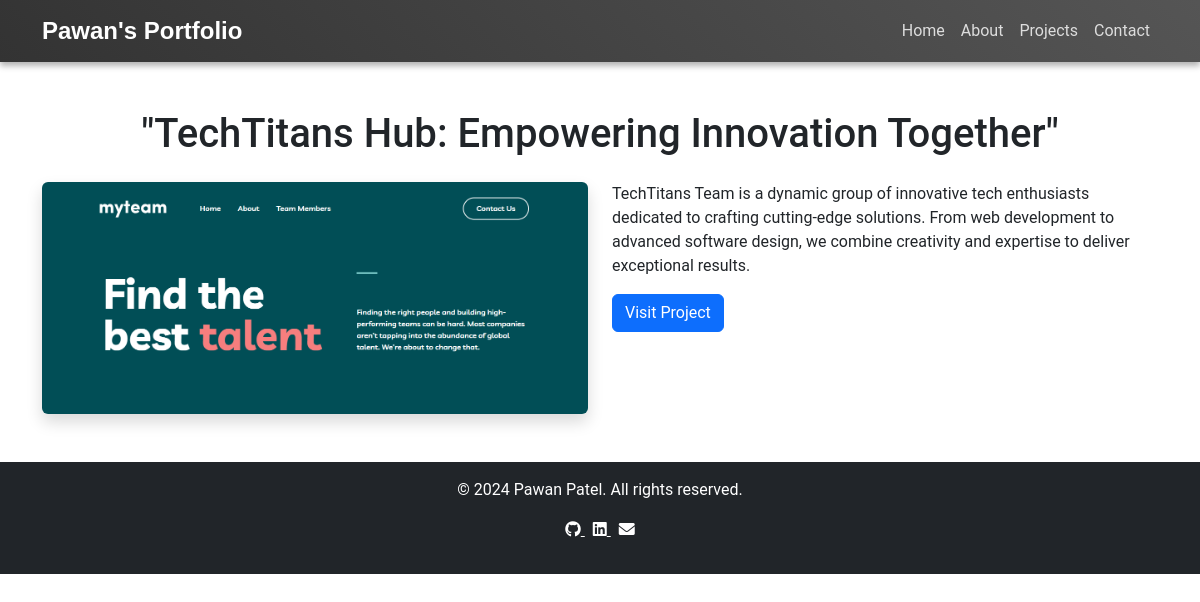
The page /project_details.php?id=6 on the database its author committed.
### tables this page shows
CREATE TABLE `projects` (
  `id` int(11) NOT NULL,
  `title` varchar(100) DEFAULT NULL,
  `description` text DEFAULT NULL,
  `image` varchar(255) DEFAULT NULL,
  `link` varchar(255) DEFAULT NULL
);

### project_details.php (the view)
<?php
include 'includes/header.php';
include 'db_config.php';
if (isset($_GET['id'])) {
    $project_id = $_GET['id'];
    $sql = "SELECT * FROM projects WHERE id = ?";
    $stmt = $conn->prepare($sql);
    $stmt->bind_param("i", $project_id);
    $stmt->execute();
    $result = $stmt->get_result();
    $project = $result->fetch_assoc();
    if ($project) {
        echo "
        <div class='project-details-section py-5'>
            <div class='container'>
                <h1 class='text-center'>{$project['title']}</h1>
                <div class='row mt-4'>
                    <div class='col-md-6'>
                        <img src='assets/images/{$project['image']}' alt='{$project['title']}' class='img-fluid rounded shadow'>
                    </div>
                    <div class='col-md-6'>
                        <p>{$project['description']}</p>
                        <a href='{$project['link']}' class='btn btn-primary' target='_blank'>Visit Project</a>
                    </div>
                </div>
            </div>
        </div>";
    } else {
        echo "<p class='text-center'>Project not found.</p>";
    }
} else {
    echo "<p class='text-center'>Invalid project ID.</p>";
}
include 'includes/footer.php';
?>

### assets/css/styles.css (style rules this page uses)
body { font-family: 'Roboto', sans-serif; margin: 0; padding: 0; }

### rows shown on the page
projects: title "\"TechTitans Hub: Empowering Innovation Together\"", image (picture), description "TechTitans Team is a dynamic group of innovative tech enthusiasts dedicated to crafting cutting-edge solutions. From web development to advanced software design, we combine creativity and expertise to deliver exceptional results."
